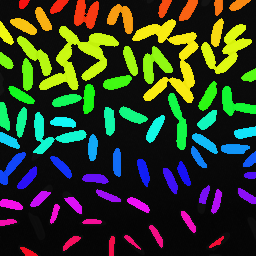
#> input picture figs/rice_coloured.png, 256 x 256 px, given in place of rice.png, which was not available
$ jupyter execute 'awais code task.ipynb'
#> lines starting #> are read from the running program, lines starting #| are printed output that depends on the picture; after the words box and inside, x2 and y2 are one past the last pixel; in counts of white or black regions, pixels touching at a corner belong together; pictures that were not available may be replaced by others from this repository, and a replacement may not be noted
[cell 1]
#import necessary dependencies

import os, numpy as np
import matplotlib
from matplotlib import pyplot as plt
from skimage import io, color, filters, morphology, measure, segmentation, feature, img_as_ubyte
from scipy import ndimage as ndi

def show(im, title="", cmap='gray'):
    plt.figure(figsize=(6,6))
    plt.imshow(im, cmap=cmap)
    plt.title(title)
    plt.axis('off')

IMG_IN = "figs/rice.png"
IMG_OUT = "figs/rice_coloured_img.png"

[cell 2]
#The purpose of this command is to check the original picture, To load & view
#Use io  for this purpose
img= io.imread(IMG_IN)
#> img is the input picture: shape (256, 256, 3); mean R, G, B 46.4, 58.5, 35.4
show(img, "original")

[cell 3]
#I am calling the image and making a gray scale + a light blur
gray = img if img.ndim == 2 else color.rgb2gray(img)
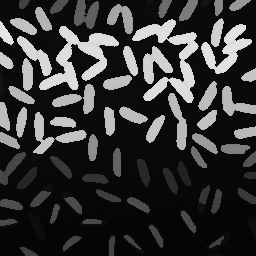
#> gray: shape (256, 256) float64; min 0.0157, max 0.907, mean 0.213
blur = filters.gaussian(gray, sigma=1.0)   #
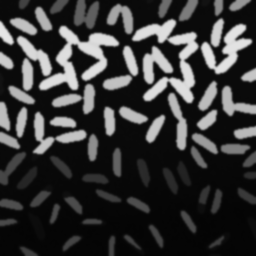
#> blur: shape (256, 256) float64; min 0.0166, max 0.905, mean 0.213
show(blur, "gray + blur")

[cell 4]
#Threshold to clean mask, Clear difference between rice and others

otsu_threshold= filters.threshold_otsu(blur)
#> otsu_threshold = 0.39

binary = (blur > (otsu_threshold - 0.02)) #I introduced this fill in holes better
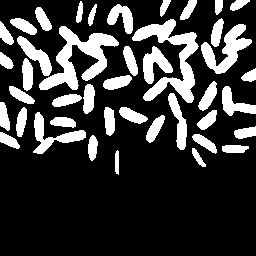
#> binary: shape (256, 256) bool; 22.4% white; 42 white regions, largest, box (x1, y1, x2, y2) and area: (39, 26, 119, 90) 1915, (132, 19, 199, 103) 1885, (201, 24, 252, 74) 1036

#This step will remove dust and fill in the holes inside grains
binary = morphology.remove_small_objects(binary, min_size=30)
binary = morphology.remove_small_holes(binary, area_threshold=80) #to fill in the holes inside grains

#improved step to refurbish the smallest of gaps on the grain edges
binary = morphology.binary_closing(binary, morphology.disk(1))
#> binary: shape (256, 256) bool; 22.4% white; 41 white regions, largest, box (x1, y1, x2, y2) and area: (17, 26, 119, 90) 2438, (132, 19, 199, 103) 1892, (200, 24, 252, 74) 1041

show(binary, "binary mask")

[cell 5]
#Use a distance map, make a bigger window, use seeds to split the touching grains, this marks one point per grain so watershed can split touching grains
dist = ndi.distance_transform_edt(binary) #dist map
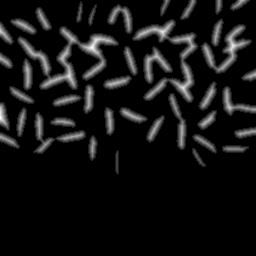
#> dist: shape (256, 256) float64; min 0, max 8, mean 0.602; drawn with min black and max white

#I am deleting indices argument as this version of python was not accepting it.
coords = feature.peak_local_max(
    dist,
    min_distance=8,
    labels=binary)
#> coords = 88 pairs, first value 8 to 168, second value 8 to 247

#Now I am changing the coordinates into booleans and seed map
seeds = np.zeros_like(dist, dtype=bool)#this will keep seeds only on rice
seeds[tuple(coords.T)] = True
markers = measure.label(seeds)  #this will turn the seeds into ids

show(dist, "distance map")

[cell 6]
#Using watershed I am removing any small leftovers, I will also remove any small blobs. It will help me from aviding errors before I begin the count

labels= segmentation.watershed(-dist, markers, mask=binary)
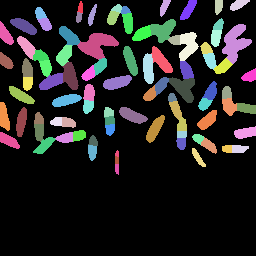
#> labels: shape (256, 256) int32; 89 distinct labels, from 0 to 88; one colour per label, 0 black

#By looking at the image it is pretty obvious that the grains are much bigger than 80 pixel

min_size_pixels = 60 #Small tweak from 80 to 60 to improve grain coloring
labels = morphology.remove_small_objects(labels, min_size=min_size_pixels)
#> labels: shape (256, 256) int32; 84 distinct labels, from 0 to 86

#Now i will relabel and count again
labels = measure.label(labels > 0)
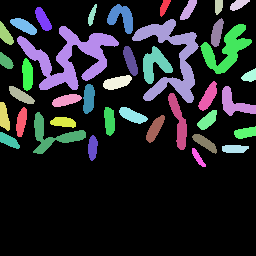
#> labels: shape (256, 256) int32; 40 distinct labels, from 0 to 39; one colour per label, 0 black
count = labels.max()
#> count = 39
print("grains counted:", count)
#| grains counted: 39

count
#> Out = 39

[cell 7]
#Color Save, with every ricecorn a different 'unique color'
# Now i am making a colour representation for each grain, as that is what the task asks
n = int(labels.max())
#> n = 39
h = np.linspace(0, 1, n, endpoint=False)
#> h = 39 values from 0 to 0.974
hsv = np.stack ([h, np.ones(n), np.ones(n)], axis=1)
colors = color.hsv2rgb(hsv) # originally some ricecorn grains were of the same color so now I am introducing a robust code to keep each colored grain unique


coloured = color.label2rgb(
    labels,
    image=img,
    colors=colors, #this step confirms that each grain is a unique color
    bg_label=0,
    kind='overlay',
    alpha=0.9
) #label12rgb is from sckikit-image, I am using it to run labeled grains into colors
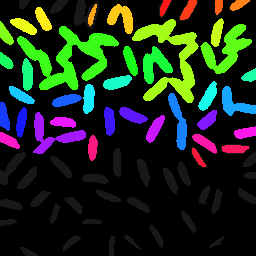
#> coloured: shape (256, 256, 3) float64; mean R, G, B 0.111, 0.166, 0.107

#Use io to save it
IMG_OUT = "figs/rice_coloured.png"
io.imsave(IMG_OUT, img_as_ubyte(coloured))

#Show and print the count
show(coloured, f"saved: {IMG_OUT}")
print("final grains counted:" , count)
#| final grains counted: 39
